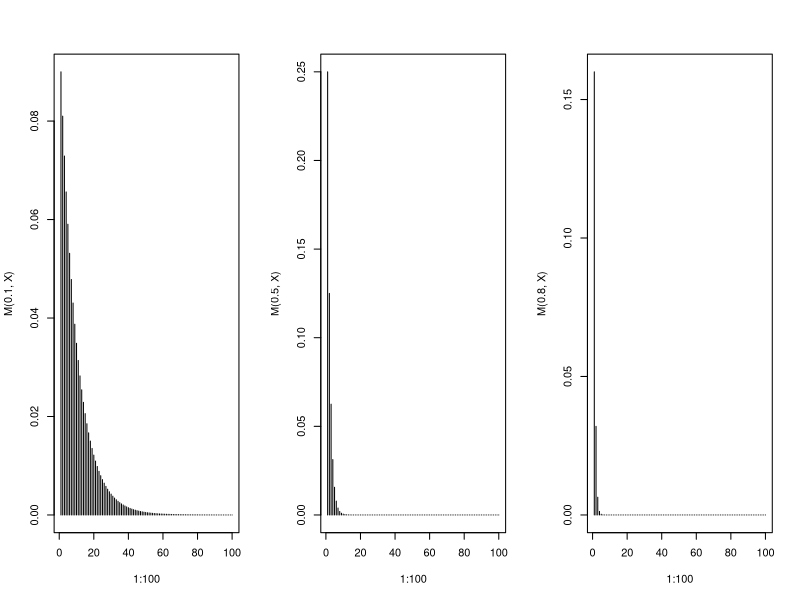

This figure's R source:
#Geometic
X=seq(1,100,1)
M= function(P,X){
PMF=((1-P)^X)*P
return(PMF)
}

par(mfrow = c(1, 3))


plot(1:100,M(0.1,X),type="h")
plot(1:100,M(0.5,X),type="h")
plot(1:100,M(0.8,X),type="h")

